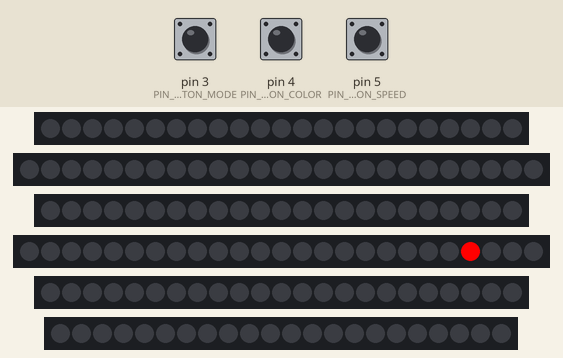
Simulated run of this program. Board: Arduino Nano, built with avr-gcc and run on an emulated ATmega328P. Shown: 3 × 23 RGB LEDs in strip order, left to right, 2 × 25 RGB LEDs in strip order, left to right, 22 RGB LEDs in strip order, left to right. The test bench sets the inputs (shaded band); at power-on: pin 3 (PIN_BUTTON_MODE) HIGH, pin 5 (PIN_BUTTON_SPEED) HIGH, pin 4 (PIN_BUTTON_COLOR) HIGH. Random numbers use the default seed unless the program sets one; EEPROM starts erased; what the program prints to the serial monitor is not drawn.

Above: at 1.2 s.
1.3 s: pin 3 (PIN_BUTTON_MODE) pulled LOW for 0.15 s
2.0 s: pin 5 (PIN_BUTTON_SPEED) pulled LOW for 0.15 s
2.7 s: pin 4 (PIN_BUTTON_COLOR) pulled LOW for 0.15 s
3.4 s: pin 3 (PIN_BUTTON_MODE) pulled LOW for 0.15 s
4.1 s: pin 4 (PIN_BUTTON_COLOR) pulled LOW for 1 s
At 4.15 s:
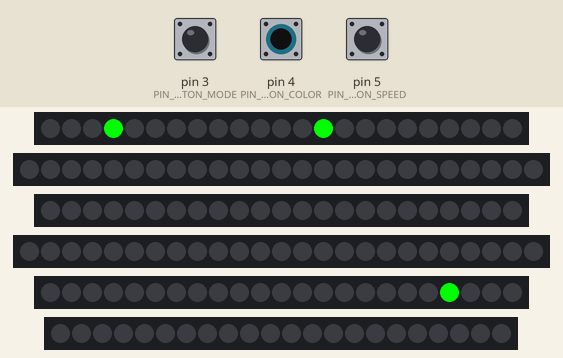
At 4.71 s:
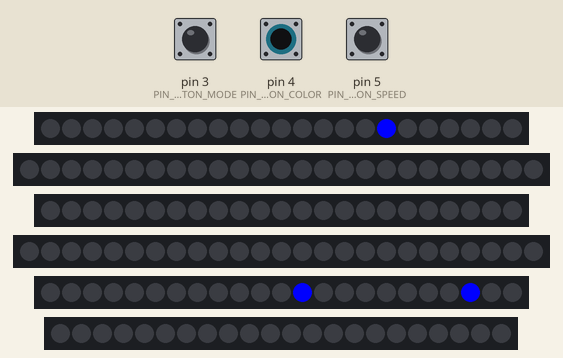
5.7 s: pin 5 (PIN_BUTTON_SPEED) pulled LOW for 3.2 s
At 7.17 s:
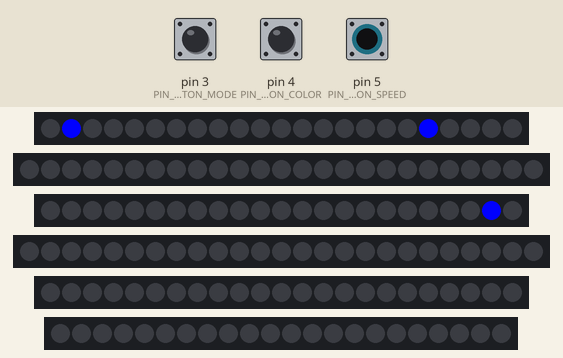
At 11.83 s:
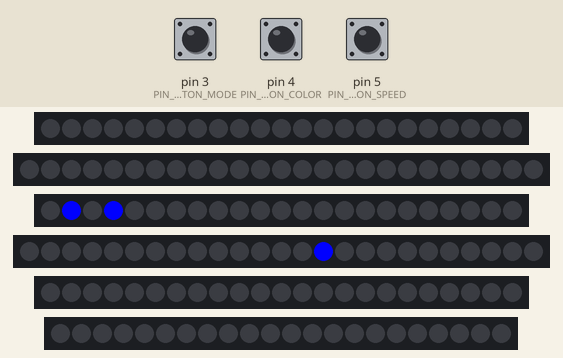
Timing chart, 0 to 13.1 s (numbered marks = the images above; inputs shaded):
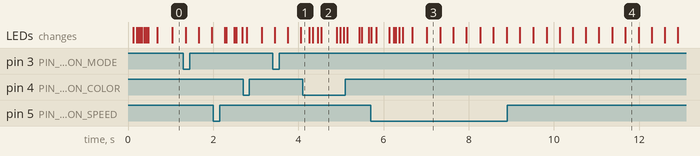

The program:

main.cpp
```cpp
/*
	Cat Flat Laser
	Reuben Strangelove
	Spring 2020

	A flat LED cat toy to simulate a laser pointer.

	MCU:
		Arduino Nano (AtMega328p)

*/

#include <Arduino.h>
#include <Adafruit_NeoPixel.h>
#include <Sprite.h>
#include <EEPROM.h>

// https://github.com/JChristensen/JC_Button
#include <JC_Button.h>

#define PIN_NEOPIXEL_ROUND_1 11
#define PIN_NEOPIXEL_ROUND_2 9
#define PIN_NEOPIXEL_ROUND_3 6
#define PIN_NEOPIXEL_ROUND_4 2

#define PIN_NEOPIXEL_CENTER_1 10
#define PIN_NEOPIXEL_CENTER_2 12

#define PIN_BUTTON_MODE 3
#define PIN_BUTTON_COLOR 4
#define PIN_BUTTON_SPEED 5

Adafruit_NeoPixel stripRound1 = Adafruit_NeoPixel(23, PIN_NEOPIXEL_ROUND_1, NEO_GRB + NEO_KHZ800);
Adafruit_NeoPixel stripRound2 = Adafruit_NeoPixel(25, PIN_NEOPIXEL_ROUND_2, NEO_GRB + NEO_KHZ800);
Adafruit_NeoPixel stripRound3 = Adafruit_NeoPixel(23, PIN_NEOPIXEL_ROUND_3, NEO_GRB + NEO_KHZ800);
Adafruit_NeoPixel stripRound4 = Adafruit_NeoPixel(25, PIN_NEOPIXEL_ROUND_4, NEO_GRB + NEO_KHZ800);
Adafruit_NeoPixel stripCenter1 = Adafruit_NeoPixel(23, PIN_NEOPIXEL_CENTER_1, NEO_GRB + NEO_KHZ800);
Adafruit_NeoPixel stripCenter2 = Adafruit_NeoPixel(22, PIN_NEOPIXEL_CENTER_2, NEO_GRB + NEO_KHZ800);

int mode;
int color;
int speed;
const int numModes = 3;
const int numColors = 4;
const int numSpeeds = 3;

const int gridSize = 25;
byte grid[gridSize][gridSize];
const int gridXCrossIndex = 12;
const int gridYCrossIndex = 11;

const int maxSprites = 3;
Sprite sprites[maxSprites];

Button buttonMode(PIN_BUTTON_MODE);
Button buttonColor(PIN_BUTTON_COLOR);
Button buttonSpeed(PIN_BUTTON_SPEED);

void ShowLEDs()
{
  stripRound1.show();
  stripRound2.show();
  stripRound3.show();
  stripRound4.show();
  stripCenter1.show();
  stripCenter2.show();
}

void UpdatePixel(int x, int y, uint32_t color)
{

  // Stips are not physically laid out in a manner which is
  // condusive to logical/simple grid to strip conversion.
  // Next physical version will have better strip layout,
  // then the code may be simplified.

  const int physicalStripOffset = 1;

  // Process outer ring strips.
  if (x == 0 && y != 0)
  {
    stripRound1.setPixelColor(y - physicalStripOffset, color);
  }

  if (x == gridSize - 1)
  {
    stripRound3.setPixelColor((gridSize - 1) - y - physicalStripOffset, color);
  }

  if (y == 0)
  {
    stripRound4.setPixelColor((gridSize - 1) - x, color);
  }

  if (y == gridSize - 1)
  {
    stripRound2.setPixelColor(x, color);
  }

  // Process inner cross strips.
  if (y == gridYCrossIndex && x != 0 && x != (gridSize - 1))
  {
    stripCenter1.setPixelColor((gridSize - 1) - x, color);
  }

  if (x == gridXCrossIndex && y != 0 && y != (gridSize - 1) && y != gridYCrossIndex)
  {
    if (y >= gridYCrossIndex)
    {
      stripCenter2.setPixelColor(y - 1, color);
    }
    else
    {
      stripCenter2.setPixelColor(y, color);
    }
  }
}

void ProcessButtons()
{
  const int holdButtonDelay = 1000;

  buttonMode.read();
  buttonColor.read();
  buttonSpeed.read();

  if (buttonMode.wasPressed())
  {
    mode++;
    if (mode == numModes)
    {
      mode = 0;
    }
    EEPROM.write(0, mode);
  }

  if (buttonColor.wasPressed())
  {
    color++;
    if (color == numColors)
    {
      color = 0;
    }
    for (int i = 0; i < maxSprites; i++)
    {
      sprites[i].SetColorMode(color);
    }
    EEPROM.write(1, color);
  }

  if (buttonSpeed.wasPressed())
  {
    speed++;
    if (speed == numSpeeds)
    {
      speed = 0;
    }
    for (int i = 0; i < maxSprites; i++)
    {
      sprites[i].SetSpeedMode(speed);
    }
    EEPROM.write(2, speed);
  }

  // Check if button(s) are held.
  if (buttonMode.pressedFor(holdButtonDelay))
  {
    mode = 0;
    EEPROM.write(0, mode);
  }

  if (buttonColor.pressedFor(holdButtonDelay))
  {
    color = 0;
    EEPROM.write(1, color);
    for (int i = 0; i < maxSprites; i++)
    {
      sprites[i].SetColorMode(color);
    }
  }

  if (buttonSpeed.pressedFor(holdButtonDelay))
  {
    speed = 0;
    EEPROM.write(2, speed);
    for (int i = 0; i < maxSprites; i++)
    {
      sprites[i].SetSpeedMode(speed);
    }
  }
}

void LoadEEPROM()
{
  mode = EEPROM.read(0);
  color = EEPROM.read(1);
  speed = EEPROM.read(2);

  if (mode == 255)
  {
    mode = 0;
    EEPROM.write(0, mode);
  }

  if (color == 255)
  {
    color = 0;
    EEPROM.write(1, color);
  }

  if (speed == 255)
  {
    speed = 0;
    EEPROM.write(2, speed);
  }
}

void setup()
{
  Serial.begin(115200);
  Serial.println("Cat Flat Laser Startup...");

  buttonMode.begin();
  buttonColor.begin();
  buttonSpeed.begin();

  stripRound1.begin();
  stripRound1.show();
  stripRound2.begin();
  stripRound2.show();
  stripRound3.begin();
  stripRound3.show();
  stripRound4.begin();
  stripRound4.show();
  stripCenter1.begin();
  stripCenter1.show();
  stripCenter2.begin();
  stripCenter2.show();

  // Fill grid with non-allowable blocks.
  for (int x = 0; x < gridSize; x++)
  {
    for (int y = 0; y < gridSize; y++)
    {
      grid[x][y] = 0;
    }
  }

  // Fill grid will allowable blocks.
  for (int i = 0; i < gridSize; i++)
  {
    // Outer edges.
    grid[i][0] = 1;
    grid[i][gridSize - 1] = 1;
    grid[0][i] = 1;
    grid[gridSize - 1][i] = 1;

    // Center cross.
    grid[i][gridYCrossIndex] = 1;
    grid[gridXCrossIndex][i] = 1;
  }

  // Init sprites.
  for (int i = 0; i < maxSprites; i++)
  {
    sprites[i].SetGrid((byte *)grid, gridSize, gridSize);
    sprites[i].SetColorMode(color);
    sprites[i].SetSpeedMode(speed);
  }

  LoadEEPROM();
}

void loop()
{

  ProcessButtons();

  bool updateFlag = false;
  for (int i = 0; i < maxSprites; i++)
  {

    if (sprites[i].Tick())
    {
      UpdatePixel(sprites[i].GetPrevCol(), sprites[i].GetPrevRow(), 0); // Turn off previous pixel.

      // Only display X amount of sprites depending on mode value.
      if (i < (mode + 1))
      {
        UpdatePixel(sprites[i].GetCurCol(), sprites[i].GetCurRow(), sprites[i].GetColor());
      }

      updateFlag = true;
    }

    if (updateFlag)
    {
      ShowLEDs();
    }
  }
}
```

Sprite.h
```cpp
#include <Arduino.h>

class Sprite
{

public:
    Sprite();
    void SetGrid(byte *grid, int cols, int rows);
    bool Tick();
    int GetCurCol();
    int GetCurRow();
    int GetPrevCol();
    int GetPrevRow();
    uint32_t GetColor();

    void SetSpeedMode(int speedMode);
    void SetColorMode(int colorMode);
    bool IsBlockAvailable(int x, int y);
    int PositionsToGo;

private:
    enum Direction
    {
        up,
        down,
        left,
        right
    };
    const Direction AllDirections[4] = {up, down, left, right};

    byte *grid;
    int cols;
    int rows;
    int speedMode;
    int colorMode;
    int speedDelayMS;

    int curCol;
    int curRow;
    int prevCol;
    int prevRow;
    Direction curDirection;
    Direction prevDirection;

    unsigned long tickMillis;

    int GetNumDirections();
    bool IncrementPosition(Direction direction);
    bool IsDirectionAvailable(Direction direction);
    Direction GetReverseDirection(Direction direction);

    void SetSpeed();

    uint32_t Wheel(byte WheelPos);
    uint32_t Color(uint8_t r, uint8_t g, uint8_t b);


};
```

sprite.cpp
```cpp
#include <Sprite.h>
#include <Arduino.h>

Sprite::Sprite()
{
}

void Sprite::SetGrid(byte *grid, int cols, int rows)
{
    this->grid = grid;
    this->cols = cols;
    this->rows = rows;

    curCol = 0;
    curRow = 0;

    curDirection = up;

    SetSpeed();
}

int Sprite::GetCurCol()
{
    return curCol;
}

int Sprite::GetCurRow()
{
    return curRow;
}

int Sprite::GetPrevCol()
{
    return prevCol;
}

int Sprite::GetPrevRow()
{
    return prevRow;
}

void Sprite::SetSpeedMode(int speedMode)
{
    this->speedMode = speedMode;
    SetSpeed();
}

void Sprite::SetColorMode(int colorMode)
{
    this->colorMode = colorMode;
}

// Return true if position has changed.
bool Sprite::Tick()
{

    if ((tickMillis + speedDelayMS) > millis())
    {
        return false;
    }

    tickMillis = millis();

    prevCol = curCol;
    prevRow = curRow;
    prevDirection = curDirection;

    // Check if at a T or + interection.
    if (GetNumDirections() > 2)
    {
        // Randomly select direction that is not reverse direction.
        while (1)
        {
            curDirection = AllDirections[random(4)];

            if (curDirection != GetReverseDirection(prevDirection))
            {
                break;
            }
        }
        SetSpeed();
    }
    else
    {
        // Check if at a corner.
        if (!IsDirectionAvailable(curDirection))
        {
            // Find next direction that is not reverse direction.
            for (const auto dir : AllDirections)
            {
                if (IsDirectionAvailable(dir))
                {
                    if (dir != GetReverseDirection(curDirection))
                    {
                        curDirection = dir;
                        break;
                    }
                }
            }
            SetSpeed();
        }
    }

    // Reverse direction randomly determined for chaotic effect.
    if (PositionsToGo == 0)
    {
        PositionsToGo = random (15, 30);

        // Bias to remain in the same direction.
        if (random(0, 2) == 0)
        {
            curDirection = GetReverseDirection(curDirection);
        }
    }


    IncrementPosition(curDirection);

    PositionsToGo--;

    return true;
}

bool Sprite::IsDirectionAvailable(Direction direction)
{
    int xOffset = 0;
    int yOffset = 0;

    if (direction == up)
    {
        yOffset = 1;
    }
    else if (direction == down)
    {
        yOffset = -1;
    }
    else if (direction == left)
    {
        xOffset = -1;
    }
    else if (direction == right)
    {
        xOffset = 1;
    }

    return IsBlockAvailable(curCol + xOffset, curRow + yOffset);
}

int Sprite::GetNumDirections()
{
    int numDirections = 0;

    for (const auto dir : AllDirections)
    {
        if (IsDirectionAvailable(dir))
        {
            numDirections++;
        }
    }

    return numDirections;
}

bool Sprite::IsBlockAvailable(int x, int y)
{
    if (x < 0 || x > (cols - 1))
    {
        return false;
    }

    if (y < 0 || y > (rows - 1))
    {
        return false;
    }

    if (*(grid + (x * rows) + y) == 1)
    {
        return true;
    }

    return false;
}

bool Sprite::IncrementPosition(Direction direction)
{

    int xOffset = 0;
    int yOffset = 0;

    if (direction == up)
    {
        yOffset = 1;
    }
    else if (direction == down)
    {
        yOffset = -1;
    }
    else if (direction == left)
    {
        xOffset = -1;
    }
    else if (direction == right)
    {
        xOffset = 1;
    }

    if (!IsBlockAvailable(curCol + xOffset, curRow + yOffset))
    {
        return false;
    }

    curCol += xOffset;
    curRow += yOffset;

    return true;
}

Sprite::Direction Sprite::GetReverseDirection(Direction direction)
{
    if (direction == up)
    {
        return down;
    }
    else if (direction == down)
    {
        return up;
    }
    else if (direction == left)
    {
        return right;
    }
    return left;
}

uint32_t Sprite::Color(uint8_t r, uint8_t g, uint8_t b)
{
    return ((uint32_t)r << 16) | ((uint32_t)g << 8) | b;
}

uint32_t Sprite::Wheel(byte WheelPos)
{
    WheelPos = 255 - WheelPos;
    if (WheelPos < 85)
    {
        return Color(255 - WheelPos * 3, 0, WheelPos * 3);
    }
    if (WheelPos < 170)
    {
        WheelPos -= 85;
        return Color(0, WheelPos * 3, 255 - WheelPos * 3);
    }
    WheelPos -= 170;
    return Color(WheelPos * 3, 255 - WheelPos * 3, 0);
}

uint32_t Sprite::GetColor()
{
    static unsigned int rainbowColor = 0;

    if (colorMode == 0)
    {
        return Color(255, 0, 0);
    }
    else if (colorMode == 1)
    {
        return Color(0, 255, 0);
    }
    else if (colorMode == 2)
    {
        return Color(0, 0, 255);
    }

    rainbowColor += 5;
    return Wheel((byte)rainbowColor);
}

void Sprite::SetSpeed()
{
    speedDelayMS = random(5 * (speedMode + 1), + 50 * (speedMode + 1));
}
```
